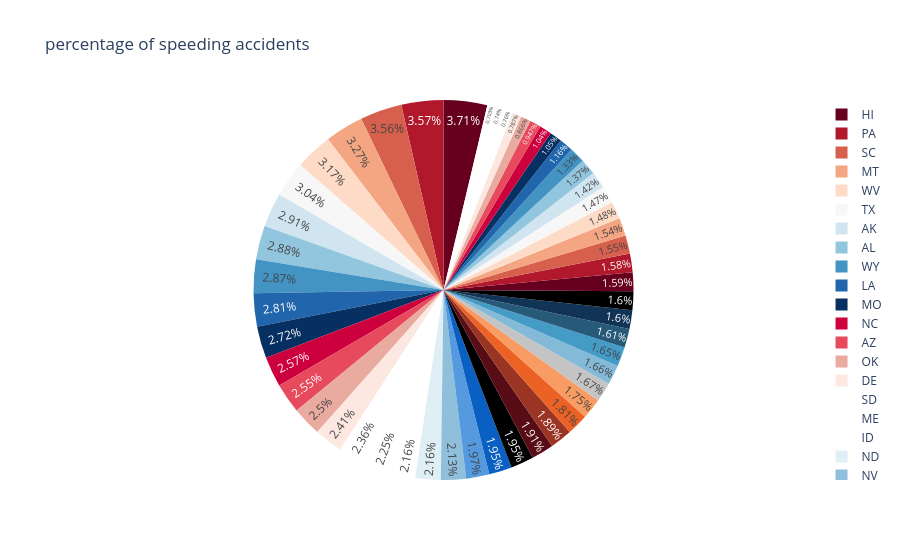

Here is the notebook cell this chart was saved with:
### Code cell
#percentage of speeding accidents
fig=px.pie(df,values='speeding',names='abbrev',
           title='percentage of speeding accidents',
           color_discrete_sequence=px.colors.sequential.RdBu
           )
fig.update_traces(textposition='inside')
fig.show()

### Figure 1 — Plotly figure (JSON) as saved in the notebook; plotly's stock layout.template omitted (floating-point values rounded to 4 significant figures)
{"data": [{"domain": {"x": [0, 1], "y": [0, 1]}, "hovertemplate": "abbrev=%{label}<br>speeding=%{value}<extra></extra>", "labels": ["AL", "AK", "AZ", "AR", "CA", "CO", "CT", "DE", "DC", "FL", "GA", "HI", "ID", "IL", "IN", "IA", "KS", "KY", "LA", "ME", "MD", "MA", "MI", "MN", "MS", "MO", "MT", "NE", "NV", "NH", "NJ", "NM", "NY", "NC", "ND", "OH", "OK", "OR", "PA", "RI", "SC", "SD", "TN", "TX", "UT", "VT", "VA", "WA", "WV", "WI", "WY"], "legendgroup": "", "name": "", "showlegend": true, "textposition": "inside", "type": "pie", "values": [7.332, 7.421, 6.51, 4.032, 4.2, 5.032, 4.968, 6.156, 2.006, 3.759, 2.964, 9.45, 5.508, 4.608, 3.625, 2.669, 4.806, 4.066, 7.175, 5.738, 4.25, 1.886, 3.384, 2.208, 2.64, 6.923, 8.346, 1.937, 5.439, 4.06, 1.792, 3.496, 3.936, 6.552, 5.497, 3.948, 6.368, 4.224, 9.1, 3.774, 9.082, 6.014, 4.095, 7.76, 4.859, 4.08, 2.413, 4.452, 8.092, 4.968, 7.308]}], "layout": {"legend": {"tracegroupgap": 0}, "piecolorway": ["rgb(103,0,31)", "rgb(178,24,43)", "rgb(214,96,77)", "rgb(244,165,130)", "rgb(253,219,199)", "rgb(247,247,247)", "rgb(209,229,240)", "rgb(146,197,222)", "rgb(67,147,195)", "rgb(33,102,172)", "rgb(5,48,97)"], "title": {"text": "percentage of speeding accidents"}}}
